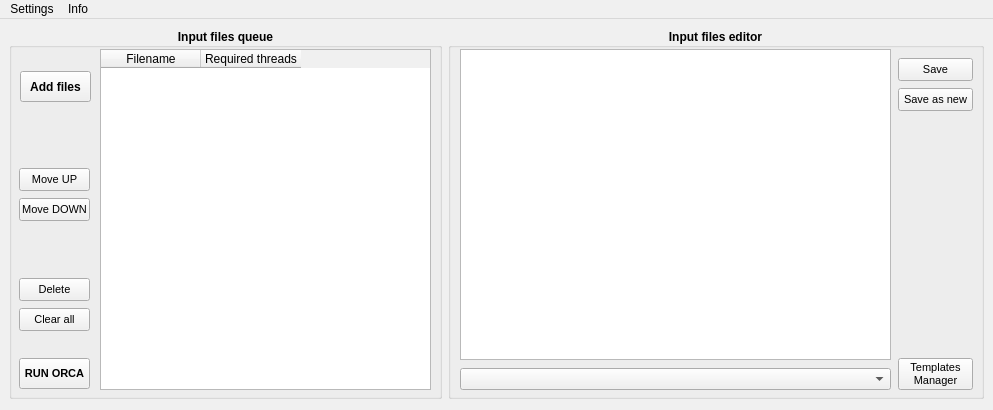
<?xml version="1.0" encoding="UTF-8"?>
<ui version="4.0">
 <class>MainWindow</class>
 <widget class="QMainWindow" name="MainWindow">
  <property name="geometry">
   <rect>
    <x>0</x>
    <y>0</y>
    <width>993</width>
    <height>410</height>
   </rect>
  </property>
  <property name="sizePolicy">
   <sizepolicy hsizetype="Fixed" vsizetype="Fixed">
    <horstretch>0</horstretch>
    <verstretch>0</verstretch>
   </sizepolicy>
  </property>
  <property name="minimumSize">
   <size>
    <width>993</width>
    <height>410</height>
   </size>
  </property>
  <property name="maximumSize">
   <size>
    <width>993</width>
    <height>410</height>
   </size>
  </property>
  <property name="palette">
   <palette>
    <active>
     <colorrole role="WindowText">
      <brush brushstyle="SolidPattern">
       <color alpha="255">
        <red>0</red>
        <green>0</green>
        <blue>0</blue>
       </color>
      </brush>
     </colorrole>
     <colorrole role="Button">
      <brush brushstyle="SolidPattern">
       <color alpha="255">
        <red>240</red>
        <green>240</green>
        <blue>240</blue>
       </color>
      </brush>
     </colorrole>
     <colorrole role="Light">
      <brush brushstyle="SolidPattern">
       <color alpha="255">
        <red>255</red>
        <green>255</green>
        <blue>255</blue>
       </color>
      </brush>
     </colorrole>
     <colorrole role="Midlight">
      <brush brushstyle="SolidPattern">
       <color alpha="255">
        <red>247</red>
        <green>247</green>
        <blue>247</blue>
       </color>
      </brush>
     </colorrole>
     <colorrole role="Dark">
      <brush brushstyle="SolidPattern">
       <color alpha="255">
        <red>120</red>
        <green>120</green>
        <blue>120</blue>
       </color>
      </brush>
     </colorrole>
     <colorrole role="Mid">
      <brush brushstyle="SolidPattern">
       <color alpha="255">
        <red>160</red>
        <green>160</green>
        <blue>160</blue>
       </color>
      </brush>
     </colorrole>
     <colorrole role="Text">
      <brush brushstyle="SolidPattern">
       <color alpha="255">
        <red>0</red>
        <green>0</green>
        <blue>0</blue>
       </color>
      </brush>
     </colorrole>
     <colorrole role="BrightText">
      <brush brushstyle="SolidPattern">
       <color alpha="255">
        <red>255</red>
        <green>255</green>
        <blue>255</blue>
       </color>
      </brush>
     </colorrole>
     <colorrole role="ButtonText">
      <brush brushstyle="SolidPattern">
       <color alpha="255">
        <red>0</red>
        <green>0</green>
        <blue>0</blue>
       </color>
      </brush>
     </colorrole>
     <colorrole role="Base">
      <brush brushstyle="SolidPattern">
       <color alpha="255">
        <red>255</red>
        <green>255</green>
        <blue>255</blue>
       </color>
      </brush>
     </colorrole>
     <colorrole role="Window">
      <brush brushstyle="SolidPattern">
       <color alpha="255">
        <red>240</red>
        <green>240</green>
        <blue>240</blue>
       </color>
      </brush>
     </colorrole>
     <colorrole role="Shadow">
      <brush brushstyle="SolidPattern">
       <color alpha="255">
        <red>0</red>
        <green>0</green>
        <blue>0</blue>
       </color>
      </brush>
     </colorrole>
     <colorrole role="AlternateBase">
      <brush brushstyle="SolidPattern">
       <color alpha="255">
        <red>247</red>
        <green>247</green>
        <blue>247</blue>
       </color>
      </brush>
     </colorrole>
     <colorrole role="ToolTipBase">
      <brush brushstyle="SolidPattern">
       <color alpha="255">
        <red>255</red>
        <green>255</green>
        <blue>220</blue>
       </color>
      </brush>
     </colorrole>
     <colorrole role="ToolTipText">
      <brush brushstyle="SolidPattern">
       <color alpha="255">
        <red>0</red>
        <green>0</green>
        <blue>0</blue>
       </color>
      </brush>
     </colorrole>
    </active>
    <inactive>
     <colorrole role="WindowText">
      <brush brushstyle="SolidPattern">
       <color alpha="255">
        <red>0</red>
        <green>0</green>
        <blue>0</blue>
       </color>
      </brush>
     </colorrole>
     <colorrole role="Button">
      <brush brushstyle="SolidPattern">
       <color alpha="255">
        <red>240</red>
        <green>240</green>
        <blue>240</blue>
       </color>
      </brush>
     </colorrole>
     <colorrole role="Light">
      <brush brushstyle="SolidPattern">
       <color alpha="255">
        <red>255</red>
        <green>255</green>
        <blue>255</blue>
       </color>
      </brush>
     </colorrole>
     <colorrole role="Midlight">
      <brush brushstyle="SolidPattern">
       <color alpha="255">
        <red>247</red>
        <green>247</green>
        <blue>247</blue>
       </color>
      </brush>
     </colorrole>
     <colorrole role="Dark">
      <brush brushstyle="SolidPattern">
       <color alpha="255">
        <red>120</red>
        <green>120</green>
        <blue>120</blue>
       </color>
      </brush>
     </colorrole>
     <colorrole role="Mid">
      <brush brushstyle="SolidPattern">
       <color alpha="255">
        <red>160</red>
        <green>160</green>
        <blue>160</blue>
       </color>
      </brush>
     </colorrole>
     <colorrole role="Text">
      <brush brushstyle="SolidPattern">
       <color alpha="255">
        <red>0</red>
        <green>0</green>
        <blue>0</blue>
       </color>
      </brush>
     </colorrole>
     <colorrole role="BrightText">
      <brush brushstyle="SolidPattern">
       <color alpha="255">
        <red>255</red>
        <green>255</green>
        <blue>255</blue>
       </color>
      </brush>
     </colorrole>
     <colorrole role="ButtonText">
      <brush brushstyle="SolidPattern">
       <color alpha="255">
        <red>0</red>
        <green>0</green>
        <blue>0</blue>
       </color>
      </brush>
     </colorrole>
     <colorrole role="Base">
      <brush brushstyle="SolidPattern">
       <color alpha="255">
        <red>255</red>
        <green>255</green>
        <blue>255</blue>
       </color>
      </brush>
     </colorrole>
     <colorrole role="Window">
      <brush brushstyle="SolidPattern">
       <color alpha="255">
        <red>240</red>
        <green>240</green>
        <blue>240</blue>
       </color>
      </brush>
     </colorrole>
     <colorrole role="Shadow">
      <brush brushstyle="SolidPattern">
       <color alpha="255">
        <red>0</red>
        <green>0</green>
        <blue>0</blue>
       </color>
      </brush>
     </colorrole>
     <colorrole role="AlternateBase">
      <brush brushstyle="SolidPattern">
       <color alpha="255">
        <red>247</red>
        <green>247</green>
        <blue>247</blue>
       </color>
      </brush>
     </colorrole>
     <colorrole role="ToolTipBase">
      <brush brushstyle="SolidPattern">
       <color alpha="255">
        <red>255</red>
        <green>255</green>
        <blue>220</blue>
       </color>
      </brush>
     </colorrole>
     <colorrole role="ToolTipText">
      <brush brushstyle="SolidPattern">
       <color alpha="255">
        <red>0</red>
        <green>0</green>
        <blue>0</blue>
       </color>
      </brush>
     </colorrole>
    </inactive>
    <disabled>
     <colorrole role="WindowText">
      <brush brushstyle="SolidPattern">
       <color alpha="255">
        <red>120</red>
        <green>120</green>
        <blue>120</blue>
       </color>
      </brush>
     </colorrole>
     <colorrole role="Button">
      <brush brushstyle="SolidPattern">
       <color alpha="255">
        <red>240</red>
        <green>240</green>
        <blue>240</blue>
       </color>
      </brush>
     </colorrole>
     <colorrole role="Light">
      <brush brushstyle="SolidPattern">
       <color alpha="255">
        <red>255</red>
        <green>255</green>
        <blue>255</blue>
       </color>
      </brush>
     </colorrole>
     <colorrole role="Midlight">
      <brush brushstyle="SolidPattern">
       <color alpha="255">
        <red>247</red>
        <green>247</green>
        <blue>247</blue>
       </color>
      </brush>
     </colorrole>
     <colorrole role="Dark">
      <brush brushstyle="SolidPattern">
       <color alpha="255">
        <red>120</red>
        <green>120</green>
        <blue>120</blue>
       </color>
      </brush>
     </colorrole>
     <colorrole role="Mid">
      <brush brushstyle="SolidPattern">
       <color alpha="255">
        <red>160</red>
        <green>160</green>
        <blue>160</blue>
       </color>
      </brush>
     </colorrole>
     <colorrole role="Text">
      <brush brushstyle="SolidPattern">
       <color alpha="255">
        <red>120</red>
        <green>120</green>
        <blue>120</blue>
       </color>
      </brush>
     </colorrole>
     <colorrole role="BrightText">
      <brush brushstyle="SolidPattern">
       <color alpha="255">
        <red>255</red>
        <green>255</green>
        <blue>255</blue>
       </color>
      </brush>
     </colorrole>
     <colorrole role="ButtonText">
      <brush brushstyle="SolidPattern">
       <color alpha="255">
        <red>120</red>
        <green>120</green>
        <blue>120</blue>
       </color>
      </brush>
     </colorrole>
     <colorrole role="Base">
      <brush brushstyle="SolidPattern">
       <color alpha="255">
        <red>240</red>
        <green>240</green>
        <blue>240</blue>
       </color>
      </brush>
     </colorrole>
     <colorrole role="Window">
      <brush brushstyle="SolidPattern">
       <color alpha="255">
        <red>240</red>
        <green>240</green>
        <blue>240</blue>
       </color>
      </brush>
     </colorrole>
     <colorrole role="Shadow">
      <brush brushstyle="SolidPattern">
       <color alpha="255">
        <red>0</red>
        <green>0</green>
        <blue>0</blue>
       </color>
      </brush>
     </colorrole>
     <colorrole role="AlternateBase">
      <brush brushstyle="SolidPattern">
       <color alpha="255">
        <red>240</red>
        <green>240</green>
        <blue>240</blue>
       </color>
      </brush>
     </colorrole>
     <colorrole role="ToolTipBase">
      <brush brushstyle="SolidPattern">
       <color alpha="255">
        <red>255</red>
        <green>255</green>
        <blue>220</blue>
       </color>
      </brush>
     </colorrole>
     <colorrole role="ToolTipText">
      <brush brushstyle="SolidPattern">
       <color alpha="255">
        <red>0</red>
        <green>0</green>
        <blue>0</blue>
       </color>
      </brush>
     </colorrole>
    </disabled>
   </palette>
  </property>
  <property name="windowTitle">
   <string>MainWindow</string>
  </property>
  <property name="toolButtonStyle">
   <enum>Qt::ToolButtonIconOnly</enum>
  </property>
  <widget class="QWidget" name="centralWidget">
   <widget class="QPushButton" name="pushButton">
    <property name="geometry">
     <rect>
      <x>20</x>
      <y>52</y>
      <width>71</width>
      <height>31</height>
     </rect>
    </property>
    <property name="font">
     <font>
      <weight>75</weight>
      <bold>true</bold>
     </font>
    </property>
    <property name="text">
     <string>Add files</string>
    </property>
   </widget>
   <widget class="QTableWidget" name="tableWidget">
    <property name="geometry">
     <rect>
      <x>100</x>
      <y>30</y>
      <width>331</width>
      <height>341</height>
     </rect>
    </property>
    <property name="sizePolicy">
     <sizepolicy hsizetype="Fixed" vsizetype="Fixed">
      <horstretch>0</horstretch>
      <verstretch>0</verstretch>
     </sizepolicy>
    </property>
    <property name="palette">
     <palette>
      <active>
       <colorrole role="Link">
        <brush brushstyle="SolidPattern">
         <color alpha="255">
          <red>0</red>
          <green>122</green>
          <blue>244</blue>
         </color>
        </brush>
       </colorrole>
      </active>
      <inactive>
       <colorrole role="Link">
        <brush brushstyle="SolidPattern">
         <color alpha="255">
          <red>0</red>
          <green>122</green>
          <blue>244</blue>
         </color>
        </brush>
       </colorrole>
      </inactive>
      <disabled>
       <colorrole role="Link">
        <brush brushstyle="SolidPattern">
         <color alpha="255">
          <red>0</red>
          <green>122</green>
          <blue>244</blue>
         </color>
        </brush>
       </colorrole>
      </disabled>
     </palette>
    </property>
    <property name="font">
     <font>
      <weight>50</weight>
      <bold>false</bold>
     </font>
    </property>
    <property name="editTriggers">
     <set>QAbstractItemView::NoEditTriggers</set>
    </property>
    <property name="selectionBehavior">
     <enum>QAbstractItemView::SelectRows</enum>
    </property>
    <attribute name="horizontalHeaderHighlightSections">
     <bool>false</bool>
    </attribute>
    <attribute name="verticalHeaderHighlightSections">
     <bool>false</bool>
    </attribute>
    <column>
     <property name="text">
      <string>Filename</string>
     </property>
    </column>
    <column>
     <property name="text">
      <string>Required threads</string>
     </property>
    </column>
   </widget>
   <widget class="QPlainTextEdit" name="plainTextEdit">
    <property name="geometry">
     <rect>
      <x>460</x>
      <y>30</y>
      <width>431</width>
      <height>311</height>
     </rect>
    </property>
    <property name="font">
     <font>
      <family>Consolas</family>
      <pointsize>10</pointsize>
     </font>
    </property>
   </widget>
   <widget class="QGroupBox" name="groupBox">
    <property name="geometry">
     <rect>
      <x>9</x>
      <y>9</y>
      <width>433</width>
      <height>371</height>
     </rect>
    </property>
    <property name="minimumSize">
     <size>
      <width>433</width>
      <height>332</height>
     </size>
    </property>
    <property name="font">
     <font>
      <pointsize>9</pointsize>
      <weight>75</weight>
      <bold>true</bold>
     </font>
    </property>
    <property name="autoFillBackground">
     <bool>false</bool>
    </property>
    <property name="title">
     <string>Input files queue</string>
    </property>
    <property name="alignment">
     <set>Qt::AlignCenter</set>
    </property>
    <widget class="QPushButton" name="pushButton_9">
     <property name="geometry">
      <rect>
       <x>10</x>
       <y>330</y>
       <width>71</width>
       <height>31</height>
      </rect>
     </property>
     <property name="font">
      <font>
       <pointsize>8</pointsize>
      </font>
     </property>
     <property name="text">
      <string>RUN ORCA</string>
     </property>
    </widget>
    <widget class="QPushButton" name="pushButton_3">
     <property name="geometry">
      <rect>
       <x>10</x>
       <y>280</y>
       <width>71</width>
       <height>23</height>
      </rect>
     </property>
     <property name="font">
      <font>
       <pointsize>8</pointsize>
       <weight>50</weight>
       <bold>false</bold>
      </font>
     </property>
     <property name="text">
      <string>Clear all</string>
     </property>
    </widget>
    <widget class="QPushButton" name="pushButton_2">
     <property name="geometry">
      <rect>
       <x>10</x>
       <y>250</y>
       <width>71</width>
       <height>23</height>
      </rect>
     </property>
     <property name="font">
      <font>
       <pointsize>8</pointsize>
       <weight>50</weight>
       <bold>false</bold>
      </font>
     </property>
     <property name="text">
      <string>Delete</string>
     </property>
    </widget>
    <widget class="QPushButton" name="pushButton_5">
     <property name="geometry">
      <rect>
       <x>10</x>
       <y>170</y>
       <width>71</width>
       <height>23</height>
      </rect>
     </property>
     <property name="font">
      <font>
       <pointsize>8</pointsize>
       <weight>50</weight>
       <bold>false</bold>
      </font>
     </property>
     <property name="text">
      <string>Move DOWN</string>
     </property>
    </widget>
    <widget class="QPushButton" name="pushButton_4">
     <property name="geometry">
      <rect>
       <x>10</x>
       <y>140</y>
       <width>71</width>
       <height>23</height>
      </rect>
     </property>
     <property name="font">
      <font>
       <pointsize>8</pointsize>
       <weight>50</weight>
       <bold>false</bold>
      </font>
     </property>
     <property name="text">
      <string>Move UP</string>
     </property>
    </widget>
   </widget>
   <widget class="QGroupBox" name="groupBox_2">
    <property name="geometry">
     <rect>
      <x>448</x>
      <y>9</y>
      <width>536</width>
      <height>371</height>
     </rect>
    </property>
    <property name="font">
     <font>
      <pointsize>9</pointsize>
      <weight>75</weight>
      <bold>true</bold>
     </font>
    </property>
    <property name="title">
     <string>Input files editor</string>
    </property>
    <property name="alignment">
     <set>Qt::AlignCenter</set>
    </property>
    <widget class="QPushButton" name="pushButton_6">
     <property name="geometry">
      <rect>
       <x>450</x>
       <y>30</y>
       <width>75</width>
       <height>23</height>
      </rect>
     </property>
     <property name="font">
      <font>
       <pointsize>8</pointsize>
       <weight>50</weight>
       <bold>false</bold>
      </font>
     </property>
     <property name="text">
      <string>Save</string>
     </property>
    </widget>
    <widget class="QPushButton" name="pushButton_8">
     <property name="geometry">
      <rect>
       <x>450</x>
       <y>60</y>
       <width>75</width>
       <height>23</height>
      </rect>
     </property>
     <property name="font">
      <font>
       <pointsize>8</pointsize>
       <weight>50</weight>
       <bold>false</bold>
      </font>
     </property>
     <property name="text">
      <string>Save as new</string>
     </property>
    </widget>
    <widget class="QComboBox" name="comboBox">
     <property name="geometry">
      <rect>
       <x>12</x>
       <y>340</y>
       <width>431</width>
       <height>22</height>
      </rect>
     </property>
     <property name="font">
      <font>
       <pointsize>8</pointsize>
       <weight>50</weight>
       <bold>false</bold>
      </font>
     </property>
    </widget>
    <widget class="QToolButton" name="toolButton">
     <property name="geometry">
      <rect>
       <x>450</x>
       <y>330</y>
       <width>75</width>
       <height>32</height>
      </rect>
     </property>
     <property name="font">
      <font>
       <pointsize>8</pointsize>
       <weight>50</weight>
       <bold>false</bold>
      </font>
     </property>
     <property name="text">
      <string>Templates
Manager</string>
     </property>
    </widget>
   </widget>
   <zorder>groupBox</zorder>
   <zorder>groupBox_2</zorder>
   <zorder>pushButton</zorder>
   <zorder>tableWidget</zorder>
   <zorder>plainTextEdit</zorder>
  </widget>
  <widget class="QMenuBar" name="menuBar">
   <property name="geometry">
    <rect>
     <x>0</x>
     <y>0</y>
     <width>993</width>
     <height>20</height>
    </rect>
   </property>
   <widget class="QMenu" name="menuSettings">
    <property name="title">
     <string>Settings</string>
    </property>
    <addaction name="actionSet_Orca_directory"/>
    <addaction name="actionSet_path_to_Sublime_Text"/>
    <addaction name="actionSet_path_to_templates_dat"/>
   </widget>
   <widget class="QMenu" name="menuInfo">
    <property name="title">
     <string>Info</string>
    </property>
    <addaction name="actionAbout"/>
   </widget>
   <addaction name="menuSettings"/>
   <addaction name="menuInfo"/>
  </widget>
  <action name="actionSet_Orca_directory">
   <property name="text">
    <string>Set path to orca.exe</string>
   </property>
  </action>
  <action name="actionAbout">
   <property name="text">
    <string>About OrcaLauncher</string>
   </property>
  </action>
  <action name="actionSet_path_to_Sublime_Text">
   <property name="text">
    <string>Set path to Sublime Text 3</string>
   </property>
  </action>
  <action name="actionSet_path_to_templates_dat">
   <property name="text">
    <string>Set path to templates.dat</string>
   </property>
  </action>
 </widget>
 <layoutdefault spacing="6" margin="11"/>
 <resources/>
 <connections/>
</ui>
